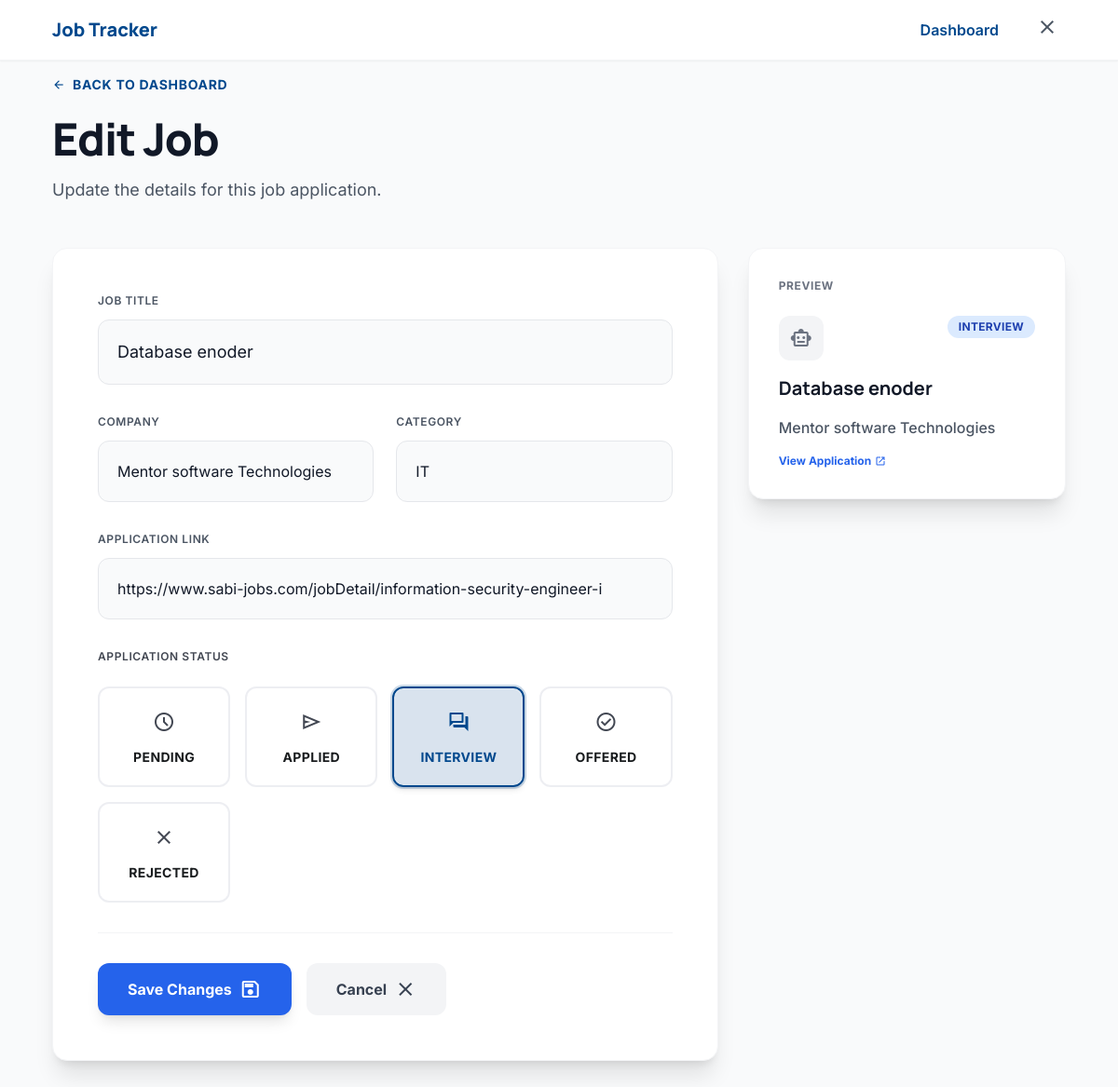
Screenshot of /edit.php?id=15 (signed in) with the database file from the repository.
### tables this page shows
CREATE TABLE `jobs` (
  `id` int(11) NOT NULL,
  `title` varchar(255) NOT NULL COMMENT 'Job title',
  `company` varchar(255) NOT NULL,
  `link` text NOT NULL COMMENT 'JOB LINK',
  `category` varchar(100) NOT NULL,
  `status` varchar(50) NOT NULL,
  `created_at` timestamp NOT NULL DEFAULT current_timestamp() ON UPDATE current_timestamp(),
  `user_id` int(11) NOT NULL
);

### edit.php (the view, shortened to what this page needs)
<?php
$user_id = $_SESSION['user_id'];
$conn = new mysqli("localhost", "root", "", "job_tracker");
$error = "";
if (empty($error)) {
    $id = intval($_GET['id']);
    $stmt = $conn->prepare("SELECT * FROM jobs WHERE id=? AND user_id=?");
    if (!$stmt) {
        $error = "Database prepare error: " . $conn->error;
    } else {
        $stmt->bind_param("ii", $id, $user_id);
        $stmt->execute();
        $result = $stmt->get_result();
        $row = $result->fetch_assoc();
    }
}
?>
<!DOCTYPE html>
<html class="light" lang="en">
<head>
<script src="https://cdn.tailwindcss.com?plugins=forms"></script>
</head>
<body class="bg-gray-50 text-gray-900 min-h-screen font-body antialiased">
<header class="fixed top-0 w-full z-50 bg-white shadow-sm border-b border-gray-100">
<div class="flex items-center justify-between px-4 md:px-8 h-16 max-w-6xl mx-auto">
<div class="text-xl font-black text-primary font-headline">Job Tracker</div>
<div class="flex items-center gap-4">
<a href="index.php" class="px-4 py-2 text-primary font-semibold hover:bg-gray-100 rounded-lg transition-all">Dashboard</a>
<button onclick="window.history.back()" class="p-2 rounded-lg hover:bg-gray-100 transition-all">
<span class="material-symbols-outlined text-gray-600">close</span>
</button>
</div>
</div>
</header>
<main class="pt-20 pb-12 px-4 md:px-8 max-w-6xl mx-auto">
<div class="mb-12 text-center md:text-left">
<a href="index.php" class="inline-flex items-center gap-2 text-primary font-bold text-sm uppercase tracking-wider mb-6 hover:underline">
<span class="material-symbols-outlined text-sm">arrow_back</span> Back to Dashboard
</a>
<h1 class="font-headline font-extrabold text-4xl md:text-5xl text-gray-900 tracking-tight mb-4">Edit Job</h1>
<p class="text-gray-600 text-lg max-w-2xl leading-relaxed">
Update the details for this job application.
</p>
</div>
<div class="grid grid-cols-1 lg:grid-cols-3 gap-8">
<div class="lg:col-span-2">
<div class="bg-white rounded-2xl p-8 md:p-12 shadow-xl border border-gray-100">
<form method="POST" class="space-y-8">
<div>
<label class="block font-label font-semibold text-xs text-gray-600 uppercase tracking-wider mb-3">Job Title</label>
<input class="w-full bg-gray-50 border border-gray-200 rounded-xl p-5 text-lg focus:ring-2 focus:ring-blue-500 focus:border-blue-500 transition-all outline-none"
       name="title"
       value="<?php echo htmlspecialchars($row['title'] ?? ''); ?>"
       required/>
</div>
<div class="grid grid-cols-1 md:grid-cols-2 gap-6">
<div>
<label class="block font-label font-semibold text-xs text-gray-600 uppercase tracking-wider mb-3">Company</label>
<input class="w-full bg-gray-50 border border-gray-200 rounded-xl p-5 focus:ring-2 focus:ring-blue-500 focus:border-blue-500 transition-all outline-none"
       name="company"
       value="<?php echo htmlspecialchars($row['company'] ?? ''); ?>"
       required/>
</div>
<div>
<label class="block font-label font-semibold text-xs text-gray-600 uppercase tracking-wider mb-3">Category</label>
<input class="w-full bg-gray-50 border border-gray-200 rounded-xl p-5 focus:ring-2 focus:ring-blue-500 focus:border-blue-500 transition-all outline-none"
       name="category"
       value="<?php echo htmlspecialchars($row['category'] ?? ''); ?>"
       required/>
</div>
</div>
<div>
<label class="block font-label font-semibold text-xs text-gray-600 uppercase tracking-wider mb-3">Application Link</label>
<input class="w-full bg-gray-50 border border-gray-200 rounded-xl p-5 focus:ring-2 focus:ring-blue-500 focus:border-blue-500 transition-all outline-none"
       name="link"
       value="<?php echo htmlspecialchars($row['link'] ?? ''); ?>"
       type="url"/>
</div>
<div>
<label class="block font-label font-semibold text-xs text-on-surface-variant uppercase tracking-wider mb-6">Application Status</label>
<div class="grid grid-cols-2 md:grid-cols-4 gap-4">
<?php
$statuses = ['Pending', 'Applied', 'Interview', 'Offered', 'Rejected'];
foreach ($statuses as $index => $status):
    $is_selected = ($row['status'] ?? '') === $status;
?>
<label class="relative flex flex-col items-center justify-center p-5 rounded-xl border-2 cursor-pointer transition-all group hover:shadow-md hover:scale-[1.02] <?php echo $is_selected ? 'border-primary bg-primary/5 shadow-md ring-2 ring-primary/20' : 'border-outline-variant/30 hover:border-primary/50'; ?>">
    <div class="absolute inset-0 bg-primary/10 rounded-xl opacity-0 peer-checked:opacity-100 transition-all z-0"></div>
    <span class="material-symbols-outlined mb-3 text-2xl <?php echo $is_selected ? 'text-primary' : 'text-on-surface-variant group-hover:text-primary'; ?> transition-colors z-20 relative"><?php echo $status_icons[$index] ?? 'help'; ?></span>
    <span class="text-sm font-bold uppercase tracking-wide relative z-20 <?php echo $is_selected ? 'text-primary' : 'text-on-surface group-hover:text-primary'; ?>">
        <?php echo htmlspecialchars($status); ?>
    </span>
</label>
<?php endforeach; ?>
</div>
</div>
<div class="flex flex-col sm:flex-row gap-4 pt-8 border-t border-gray-100 mt-8">
<button type="submit" name="update_job"
        class="flex-1 sm:flex-none px-8 py-4 bg-blue-600 text-white font-bold rounded-xl hover:bg-blue-700 active:scale-95 transition-all shadow-lg flex items-center justify-center gap-2">
<span>Save Changes</span>
<span class="material-symbols-outlined">save</span>
</button>
<a href="index.php" class="flex-1 sm:flex-none px-8 py-4 bg-gray-100 text-gray-700 font-bold rounded-xl hover:bg-gray-200 transition-all flex items-center justify-center gap-2">
Cancel
<span class="material-symbols-outlined">close</span>
</a>
</div>
</form>
</div>
</div>
<div>
<div class="bg-white rounded-2xl p-8 shadow-xl border border-gray-100 sticky top-8">
<h3 class="font-label font-bold text-xs uppercase tracking-wider text-gray-500 mb-6">Preview</h3>
<div class="space-y-4">
<div class="flex items-start justify-between mb-4">
<div class="w-12 h-12 bg-gray-100 rounded-xl flex items-center justify-center">
<span class="material-symbols-outlined text-2xl text-gray-500">
</span>
</div>
<span class="px-3 py-1 bg-blue-100 text-blue-800 text-xs font-bold rounded-full uppercase tracking-wide">
<?php echo htmlspecialchars($row['status'] ?? 'Pending'); ?>
</span>
</div>
<h4 class="font-headline font-bold text-xl text-gray-900 mb-2"><?php echo htmlspecialchars($row['title'] ?? ''); ?></h4>
<p class="text-gray-600 font-medium mb-4"><?php echo htmlspecialchars($row['company'] ?? ''); ?></p>
<?php if($row['link']): ?>
<a href="<?php echo htmlspecialchars($row['link']); ?>" target="_blank" class="text-xs text-blue-600 font-bold hover:underline flex items-center gap-1">
View Application
<span class="material-symbols-outlined text-xs">open_in_new</span>
</a>
<?php endif; ?>
</div>
</div>
</div>
</div>
</main>
</body>
</html>

### edit.php (style rules this page uses)
.material-symbols-outlined { font-variation-settings: 'FILL' 0, 'wght' 400, 'GRAD' 0, 'opsz' 24; display: inline-block; line-height: 1; }
.font-headline { font-family: 'Manrope', sans-serif; font-weight: 800; }
.font-label { font-family: 'Inter', sans-serif; font-weight: 600; }
.font-body { font-family: 'Inter', sans-serif; }

### rows the page displays
jobs: title "Database enoder", company "Mentor software Technologies", category "IT", link "https://www.sabi-jobs.com/jobDetail/information-security-engineer-i", status "INTERVIEW"

### other values shown
$status "PENDING"
$status "APPLIED"
$status "INTERVIEW"
$status "OFFERED"
$status "REJECTED"
